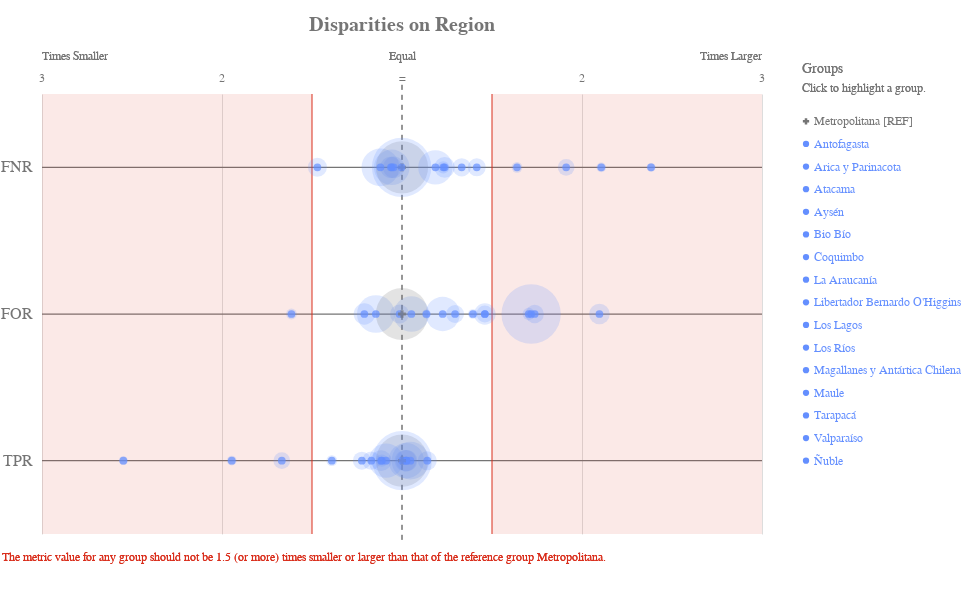

The code cell stored with this chart in its notebook:
### Code cell
ap.disparity(grupo_definido, metrics, 'Region', fairness_threshold = disparity_tolerance)

### Figure 1 — Vega-Lite specification as saved in the notebook (floating-point values rounded to 4 significant figures)
{"config": {"view": {"continuousWidth": 400, "continuousHeight": 300, "strokeWidth": 0}, "axisLeft": {"labelColor": "rgb(117,117,117)", "labelFont": "Arial", "labelFontSize": 16}, "title": {"align": "center", "baseline": "middle", "color": "rgb(117,117,117)", "font": "Arial", "fontSize": 20, "fontWeight": "bold"}}, "layer": [{"data": {"name": "data-f13954335fe7cb3d572699dbbbe0ffdc"}, "mark": {"type": "rule", "stroke": "rgb(117,117,117)", "strokeWidth": 1.25, "tooltip": ""}, "encoding": {"x": {"type": "quantitative", "field": "x", "scale": {"domain": [-2, 2], "range": [40.0, 760.0]}}, "x2": {"field": "x2"}, "y": {"type": "nominal", "axis": {"domain": false, "labelAngle": 0, "labelPadding": -30, "orient": "left", "ticks": false, "title": ""}, "field": "metric", "scale": {"domain": ["FNR", "FOR", "TPR"], "range": [55.0, 495.0]}}}}, {"data": {"name": "data-79dd248bdaa0ea02c535240e8ad022c8"}, "mark": {"type": "rule", "stroke": "rgb(117,117,117)", "strokeDash": [5, 5], "strokeWidth": 1}, "encoding": {"tooltip": {"value": "Metropolitana [REF]"}, "x": {"value": 400.0}, "y": {"value": 45.83}, "y2": {"value": 504.2}}}, {"data": {"name": "data-c233327f4cd9b4c2df31bf8015c83e4a"}, "mark": {"type": "text", "align": "center", "color": "rgb(117,117,117)", "font": "Arial", "fontSize": 12, "fontWeight": "normal", "tooltip": ""}, "encoding": {"text": {"type": "nominal", "field": "label"}, "x": {"type": "quantitative", "field": "value", "scale": {"domain": [-2, 2], "range": [40.0, 760.0]}}, "y": {"value": 38.5}}}, {"layer": [{"mark": {"type": "text", "align": "left", "fill": "rgb(117,117,117)", "font": "Arial", "fontSize": 12, "fontWeight": "normal", "tooltip": ""}, "encoding": {"text": {"value": "Times Smaller"}, "x": {"value": 40.0}, "y": {"value": 16.5}}}, {"mark": {"type": "text", "align": "right", "fill": "rgb(117,117,117)", "font": "Arial", "fontSize": 12, "fontWeight": "normal", "tooltip": ""}, "encoding": {"text": {"value": "Times Larger"}, "x": {"value": 760.0}, "y": {"value": 16.5}}}, {"mark": {"type": "text", "align": "center", "fill": "rgb(117,117,117)", "font": "Arial", "fontSize": 12, "fontWeight": "normal", "tooltip": ""}, "encoding": {"text": {"value": "Equal"}, "x": {"value": 400.0}, "y": {"value": 16.5}}}], "data": {"name": "data-79dd248bdaa0ea02c535240e8ad022c8"}}, {"layer": [{"mark": {"type": "rule", "opacity": 0.8, "stroke": "rgb(217, 46, 28)", "strokeWidth": 1.25, "tooltip": ""}, "encoding": {"x": {"type": "quantitative", "field": "min", "scale": {"domain": [-2, 2], "range": [40.0, 760.0]}}, "y": {"value": 55.0}, "y2": {"value": 495.0}}}, {"mark": {"type": "rule", "opacity": 0.8, "stroke": "rgb(217, 46, 28)", "strokeWidth": 1.25, "tooltip": ""}, "encoding": {"x": {"type": "quantitative", "field": "max", "scale": {"domain": [-2, 2], "range": [40.0, 760.0]}}, "y": {"value": 55.0}, "y2": {"value": 495.0}}}, {"layer": [{"mark": {"type": "rect", "fill": "rgb(217, 46, 28)", "opacity": 0.1, "tooltip": ""}, "encoding": {"x": {"type": "quantitative", "field": "min", "scale": {"domain": [-2, 2], "range": [40.0, 760.0]}}, "x2": {"field": "lower_end"}, "y": {"value": 55.0}, "y2": {"value": 495.0}}}, {"mark": {"type": "rect", "fill": "rgb(217, 46, 28)", "opacity": 0.1, "tooltip": ""}, "encoding": {"x": {"type": "quantitative", "field": "max", "scale": {"domain": [-2, 2], "range": [40.0, 760.0]}}, "x2": {"field": "upper_end"}, "y": {"value": 55.0}, "y2": {"value": 495.0}}}]}, {"data": {"name": "data-79dd248bdaa0ea02c535240e8ad022c8"}, "mark": {"type": "text", "align": "left", "baseline": "top", "fill": "rgb(217, 46, 28)", "font": "Arial", "fontSize": 12, "fontWeight": "normal", "tooltip": ""}, "encoding": {"text": {"value": "The metric value for any group should not be 1.5 (or more) times smaller or larger than that of the reference group Metropolitana."}, "x": {"value": 0}, "y": {"value": 513.3}}}], "data": {"name": "data-11d5890412809b582c0a6b685ba430ea"}}, {"layer": [{"mark": "circle"}, {"data": {"name": "data-11324a99362b8a70fe248b9c83ede53b"}, "mark": {"type": "circle", "opacity": 0.2}, "encoding": {"color": {"condition": {"type": "nominal", "field": "attribute_value", "legend": null, "scale": {"domain": ["Metropolitana", "Antofagasta", "Arica y Parinacota", "Atacama", "Aysén", "Bio Bío", "Coquimbo", "La Araucanía", "Libertador Bernardo O'Higgins", "Los Lagos", "Los Ríos", "Magallanes y Antártica Chilena", "Maule", "Tarapacá", "Valparaíso", "Ñuble"], "range": ["rgb(117,117,117)", "rgb(100, 143, 255)", "rgb(100, 143, 255)", "rgb(100, 143, 255)", "rgb(100, 143, 255)", "rgb(100, 143, 255)", "rgb(100, 143, 255)", "rgb(100, 143, 255)", "rgb(100, 143, 255)", "rgb(100, 143, 255)", "rgb(100, 143, 255)", "rgb(100, 143, 255)", "rgb(100, 143, 255)", "rgb(100, 143, 255)", "rgb(100, 143, 255)", "rgb(100, 143, 255)"]}, "selection": "selector001"}, "value": "rgb(224,224,224)"}, "size": {"type": "quantitative", "field": "group_size", "legend": null, "scale": {"domain": [0, 1603.0], "range": [0, 4224.0]}}, "tooltip": [{"type": "nominal", "field": "attribute_value", "title": "Group"}, {"type": "nominal", "field": "tooltip_group_size", "title": "Group Size"}, {"type": "nominal", "field": "tooltip_disparity_explanation_fnr", "title": "Disparity"}, {"type": "quantitative", "field": "fnr", "format": ".2f", "title": "FNR"}], "x": {"type": "quantitative", "axis": {"domain": false, "labels": false, "ticks": false, "title": null, "values": [1, 2, -2, -1]}, "field": "fnr_disparity_scaled", "scale": {"domain": [-2, 2], "range": [40.0, 760.0]}}, "y": {"type": "nominal", "axis": {"domain": false, "grid": false, "labels": false, "ticks": false, "title": " "}, "field": "metric_variable", "scale": {"domain": ["FNR", "FOR", "TPR"], "range": [55.0, 495.0]}}}, "selection": {"selector003": {"type": "multi", "empty": "all", "fields": ["attribute_value"]}}, "transform": [{"calculate": "'FNR'", "as": "metric_variable"}]}, {"data": {"name": "data-11324a99362b8a70fe248b9c83ede53b"}, "mark": {"type": "circle", "opacity": 0.2}, "encoding": {"color": {"condition": {"type": "nominal", "field": "attribute_value", "legend": null, "scale": {"domain": ["Metropolitana", "Antofagasta", "Arica y Parinacota", "Atacama", "Aysén", "Bio Bío", "Coquimbo", "La Araucanía", "Libertador Bernardo O'Higgins", "Los Lagos", "Los Ríos", "Magallanes y Antártica Chilena", "Maule", "Tarapacá", "Valparaíso", "Ñuble"], "range": ["rgb(117,117,117)", "rgb(100, 143, 255)", "rgb(100, 143, 255)", "rgb(100, 143, 255)", "rgb(100, 143, 255)", "rgb(100, 143, 255)", "rgb(100, 143, 255)", "rgb(100, 143, 255)", "rgb(100, 143, 255)", "rgb(100, 143, 255)", "rgb(100, 143, 255)", "rgb(100, 143, 255)", "rgb(100, 143, 255)", "rgb(100, 143, 255)", "rgb(100, 143, 255)", "rgb(100, 143, 255)"]}, "selection": "selector001"}, "value": "rgb(224,224,224)"}, "size": {"type": "quantitative", "field": "group_size", "legend": null, "scale": {"domain": [0, 1603.0], "range": [0, 4224.0]}}, "tooltip": [{"type": "nominal", "field": "attribute_value", "title": "Group"}, {"type": "nominal", "field": "tooltip_group_size", "title": "Group Size"}, {"type": "nominal", "field": "tooltip_disparity_explanation_for", "title": "Disparity"}, {"type": "quantitative", "field": "for", "format": ".2f", "title": "FOR"}], "x": {"type": "quantitative", "axis": {"domain": false, "labels": false, "ticks": false, "title": null, "values": [1, 2, -2, -1]}, "field": "for_disparity_scaled", "scale": {"domain": [-2, 2], "range": [40.0, 760.0]}}, "y": {"type": "nominal", "axis": {"domain": false, "grid": false, "labels": false, "ticks": false, "title": " "}, "field": "metric_variable", "scale": {"domain": ["FNR", "FOR", "TPR"], "range": [55.0, 495.0]}}}, "selection": {"selector005": {"type": "multi", "empty": "all", "fields": ["attribute_value"]}}, "transform": [{"calculate": "'FOR'", "as": "metric_variable"}]}, {"data": {"name": "data-11324a99362b8a70fe248b9c83ede53b"}, "mark": {"type": "circle", "opacity": 0.2}, "encoding": {"color": {"condition": {"type": "nominal", "field": "attribute_value", "legend": null, "scale": {"domain": ["Metropolitana", "Antofagasta", "Arica y Parinacota", "Atacama", "Aysén", "Bio Bío", "Coquimbo", "La Araucanía", "Libertador Bernardo O'Higgins", "Los Lagos", "Los Ríos", "Magallanes y Antártica Chilena", "Maule", "Tarapacá", "Valparaíso", "Ñuble"], "range": ["rgb(117,117,117)", "rgb(100, 143, 255)", "rgb(100, 143, 255)", "rgb(100, 143, 255)", "rgb(100, 143, 255)", "rgb(100, 143, 255)", "rgb(100, 143, 255)", "rgb(100, 143, 255)", "rgb(100, 143, 255)", "rgb(100, 143, 255)", "rgb(100, 143, 255)", "rgb(100, 143, 255)", "rgb(100, 143, 255)", "rgb(100, 143, 255)", "rgb(100, 143, 255)", "rgb(100, 143, 255)"]}, "selection": "selector001"}, "value": "rgb(224,224,224)"}, "size": {"type": "quantitative", "field": "group_size", "legend": null, "scale": {"domain": [0, 1603.0], "range": [0, 4224.0]}}, "tooltip": [{"type": "nominal", "field": "attribute_value", "title": "Group"}, {"type": "nominal", "field": "tooltip_group_size", "title": "Group Size"}, {"type": "nominal", "field": "tooltip_disparity_explanation_tpr", "title": "Disparity"}, {"type": "quantitative", "field": "tpr", "format": ".2f", "title": "TPR"}], "x": {"type": "quantitative", "axis": {"domain": false, "labels": false, "ticks": false, "title": null, "values": [1, 2, -2, -1]}, "field": "tpr_disparity_scaled", "scale": {"domain": [-2, 2], "range": [40.0, 760.0]}}, "y": {"type": "nominal", "axis": {"domain": false, "grid": false, "labels": false, "ticks": false, "title": " "}, "field": "metric_variable", "scale": {"domain": ["FNR", "FOR", "TPR"], "range": [55.0, 495.0]}}}, "selection": {"selector007": {"type": "multi", "empty": "all", "fields": ["attribute_value"]}}, "transform": [{"calculate": "'TPR'", "as": "metric_variable"}]}, {"layer": [{"mark": "point"}, {"data": {"name": "data-11324a99362b8a70fe248b9c83ede53b"}, "mark": {"type": "point", "filled": true, "size": 60}, "encoding": {"color": {"condition": {"type": "nominal", "field": "attribute_value", "legend": null, "scale": {"domain": ["Metropolitana", "Antofagasta", "Arica y Parinacota", "Atacama", "Aysén", "Bio Bío", "Coquimbo", "La Araucanía", "Libertador Bernardo O'Higgins", "Los Lagos", "Los Ríos", "Magallanes y Antártica Chilena", "Maule", "Tarapacá", "Valparaíso", "Ñuble"], "range": ["rgb(117,117,117)", "rgb(100, 143, 255)", "rgb(100, 143, 255)", "rgb(100, 143, 255)", "rgb(100, 143, 255)", "rgb(100, 143, 255)", "rgb(100, 143, 255)", "rgb(100, 143, 255)", "rgb(100, 143, 255)", "rgb(100, 143, 255)", "rgb(100, 143, 255)", "rgb(100, 143, 255)", "rgb(100, 143, 255)", "rgb(100, 143, 255)", "rgb(100, 143, 255)", "rgb(100, 143, 255)"]}, "selection": "selector001"}, "value": "rgb(224,224,224)"}, "shape": {"type": "nominal", "field": "attribute_value", "legend": null, "scale": {"domain": ["Metropolitana", "Antofagasta", "Arica y Parinacota", "Atacama", "Aysén", "Bio Bío", "Coquimbo", "La Araucanía", "Libertador Bernardo O'Higgins", "Los Lagos", "Los Ríos", "Magallanes y Antártica Chilena", "Maule", "Tarapacá", "Valparaíso", "Ñuble"], "range": ["cross", "circle", "circle", "circle", "circle", "circle", "circle", "circle", "circle", "circle", "circle", "circle", "circle", "circle", "circle", "circle"]}}, "tooltip": [{"type": "nominal", "field": "attribute_value", "title": "Group"}, {"type": "nominal", "field": "tooltip_group_size", "title": "Group Size"}, {"type": "nominal", "field": "tooltip_disparity_explanation_fnr", "title": "Disparity"}, {"type": "quantitative", "field": "fnr", "format": ".2f", "title": "FNR"}], "x": {"type": "quantitative", "axis": {"domain": false, "labels": false, "ticks": false, "title": null, "values": [1, 2, -2, -1]}, "field": "fnr_disparity_scaled", "scale": {"domain": [-2, 2], "range": [40.0, 760.0]}}, "y": {"type": "nominal", "axis": {"domain": false, "grid": false, "labels": false, "ticks": false, "title": " "}, "field": "metric_variable", "scale": {"domain": ["FNR", "FOR", "TPR"], "range": [55.0, 495.0]}}}, "selection": {"selector002": {"type": "multi", "empty": "all", "fields": ["attribute_value"]}}, "transform": [{"calculate": "'FNR'", "as": "metric_variable"}]}, {"data": {"name": "data-11324a99362b8a70fe248b9c83ede53b"}, "mark": {"type": "point", "filled": true, "size": 60}, "encoding": {"color": {"condition": {"type": "nominal", "field": "attribute_value", "legend": null, "scale": {"domain": ["Metropolitana", "Antofagasta", "Arica y Parinacota", "Atacama", "Aysén", "Bio Bío", "Coquimbo", "La Araucanía", "Libertador Bernardo O'Higgins", "Los Lagos", "Los Ríos", "Magallanes y Antártica Chilena", "Maule", "Tarapacá", "Valparaíso", "Ñuble"], "range": ["rgb(117,117,117)", "rgb(100, 143, 255)", "rgb(100, 143, 255)", "rgb(100, 143, 255)", "rgb(100, 143, 255)", "rgb(100, 143, 255)", "rgb(100, 143, 255)", "rgb(100, 143, 255)", "rgb(100, 143, 255)", "rgb(100, 143, 255)", "rgb(100, 143, 255)", "rgb(100, 143, 255)", "rgb(100, 143, 255)", "rgb(100, 143, 255)", "rgb(100, 143, 255)", "rgb(100, 143, 255)"]}, "selection": "selector001"}, "value": "rgb(224,224,224)"}, "shape": {"type": "nominal", "field": "attribute_value", "legend": null, "scale": {"domain": ["Metropolitana", "Antofagasta", "Arica y Parinacota", "Atacama", "Aysén", "Bio Bío", "Coquimbo", "La Araucanía", "Libertador Bernardo O'Higgins", "Los Lagos", "Los Ríos", "Magallanes y Antártica Chilena", "Maule", "Tarapacá", "Valparaíso", "Ñuble"], "range": ["cross", "circle", "circle", "circle", "circle", "circle", "circle", "circle", "circle", "circle", "circle", "circle", "circle", "circle", "circle", "circle"]}}, "tooltip": [{"type": "nominal", "field": "attribute_value", "title": "Group"}, {"type": "nominal", "field": "tooltip_group_size", "title": "Group Size"}, {"type": "nominal", "field": "tooltip_disparity_explanation_for", "title": "Disparity"}, {"type": "quantitative", "field": "for", "format": ".2f", "title": "FOR"}], "x": {"type": "quantitative", "axis": {"domain": false, "labels": false, "ticks": false, "title": null, "values": [1, 2, -2, -1]}, "field": "for_disparity_scaled", "scale": {"domain": [-2, 2], "range": [40.0, 760.0]}}, "y": {"type": "nominal", "axis": {"domain": false, "grid": false, "labels": false, "ticks": false, "title": " "}, "field": "metric_variable", "scale": {"domain": ["FNR", "FOR", "TPR"], "range": [55.0, 495.0]}}}, "selection": {"selector004": {"type": "multi", "empty": "all", "fields": ["attribute_value"]}}, "transform": [{"calculate": "'FOR'", "as": "metric_variable"}]}, {"data": {"name": "data-11324a99362b8a70fe248b9c83ede53b"}, "mark": {"type": "point", "filled": true, "size": 60}, "encoding": {"color": {"condition": {"type": "nominal", "field": "attribute_value", "legend": null, "scale": {"domain": ["Metropolitana", "Antofagasta", "Arica y Parinacota", "Atacama", "Aysén", "Bio Bío", "Coquimbo", "La Araucanía", "Libertador Bernardo O'Higgins", "Los Lagos", "Los Ríos", "Magallanes y Antártica Chilena", "Maule", "Tarapacá", "Valparaíso", "Ñuble"], "range": ["rgb(117,117,117)", "rgb(100, 143, 255)", "rgb(100, 143, 255)", "rgb(100, 143, 255)", "rgb(100, 143, 255)", "rgb(100, 143, 255)", "rgb(100, 143, 255)", "rgb(100, 143, 255)", "rgb(100, 143, 255)", "rgb(100, 143, 255)", "rgb(100, 143, 255)", "rgb(100, 143, 255)", "rgb(100, 143, 255)", "rgb(100, 143, 255)", "rgb(100, 143, 255)", "rgb(100, 143, 255)"]}, "selection": "selector001"}, "value": "rgb(224,224,224)"}, "shape": {"type": "nominal", "field": "attribute_value", "legend": null, "scale": {"domain": ["Metropolitana", "Antofagasta", "Arica y Parinacota", "Atacama", "Aysén", "Bio Bío", "Coquimbo", "La Araucanía", "Libertador Bernardo O'Higgins", "Los Lagos", "Los Ríos", "Magallanes y Antártica Chilena", "Maule", "Tarapacá", "Valparaíso", "Ñuble"], "range": ["cross", "circle", "circle", "circle", "circle", "circle", "circle", "circle", "circle", "circle", "circle", "circle", "circle", "circle", "circle", "circle"]}}, "tooltip": [{"type": "nominal", "field": "attribute_value", "title": "Group"}, {"type": "nominal", "field": "tooltip_group_size", "title": "Group Size"}, {"type": "nominal", "field": "tooltip_disparity_explanation_tpr", "title": "Disparity"}, {"type": "quantitative", "field": "tpr", "format": ".2f", "title": "TPR"}], "x": {"type": "quantitative", "axis": {"domain": false, "labels": false, "ticks": false, "title": null, "values": [1, 2, -2, -1]}, "field": "tpr_disparity_scaled", "scale": {"domain": [-2, 2], "range": [40.0, 760.0]}}, "y": {"type": "nominal", "axis": {"domain": false, "grid": false, "labels": false, "ticks": false, "title": " "}, "field": "metric_variable", "scale": {"domain": ["FNR", "FOR", "TPR"], "range": [55.0, 495.0]}}}, "selection": {"selector006": {"type": "multi", "empty": "all", "fields": ["attribute_value"]}}, "transform": [{"calculate": "'TPR'", "as": "metric_variable"}]}]}]}, {"layer": [{"mark": {"type": "point", "filled": true, "opacity": 1, "size": 39.48}, "encoding": {"color": {"condition": {"type": "nominal", "field": "attribute_value", "legend": null, "scale": {"domain": ["Metropolitana", "Antofagasta", "Arica y Parinacota", "Atacama", "Aysén", "Bio Bío", "Coquimbo", "La Araucanía", "Libertador Bernardo O'Higgins", "Los Lagos", "Los Ríos", "Magallanes y Antártica Chilena", "Maule", "Tarapacá", "Valparaíso", "Ñuble"], "range": ["rgb(117,117,117)", "rgb(100, 143, 255)", "rgb(100, 143, 255)", "rgb(100, 143, 255)", "rgb(100, 143, 255)", "rgb(100, 143, 255)", "rgb(100, 143, 255)", "rgb(100, 143, 255)", "rgb(100, 143, 255)", "rgb(100, 143, 255)", "rgb(100, 143, 255)", "rgb(100, 143, 255)", "rgb(100, 143, 255)", "rgb(100, 143, 255)", "rgb(100, 143, 255)", "rgb(100, 143, 255)"]}, "selection": "selector001"}, "value": "rgb(224,224,224)"}, "shape": {"type": "nominal", "field": "attribute_value", "legend": null, "scale": {"domain": ["Metropolitana", "Antofagasta", "Arica y Parinacota", "Atacama", "Aysén", "Bio Bío", "Coquimbo", "La Araucanía", "Libertador Bernardo O'Higgins", "Los Lagos", "Los Ríos", "Magallanes y Antártica Chilena", "Maule", "Tarapacá", "Valparaíso", "Ñuble"], "range": ["cross", "circle", "circle", "circle", "circle", "circle", "circle", "circle", "circle", "circle", "circle", "circle", "circle", "circle", "circle", "circle"]}}, "x": {"value": 804}, "y": {"type": "nominal", "axis": {"domain": false, "grid": false, "labels": false, "ticks": false, "title": " "}, "field": "attribute_value", "scale": {"domain": ["Metropolitana", "Antofagasta", "Arica y Parinacota", "Atacama", "Aysén", "Bio Bío", "Coquimbo", "La Araucanía", "Libertador Bernardo O'Higgins", "Los Lagos", "Los Ríos", "Magallanes y Antártica Chilena", "Maule", "Tarapacá", "Valparaíso", "Ñuble"], "range": [71, 433]}}}, "selection": {"selector001": {"type": "multi", "empty": "all", "fields": ["attribute_value"]}}}, {"mark": {"type": "text", "align": "left", "baseline": "middle", "font": "Arial", "fontSize": 12, "fontWeight": "normal"}, "encoding": {"color": {"condition": {"type": "nominal", "field": "attribute_value", "legend": null, "scale": {"domain": ["Metropolitana", "Antofagasta", "Arica y Parinacota", "Atacama", "Aysén", "Bio Bío", "Coquimbo", "La Araucanía", "Libertador Bernardo O'Higgins", "Los Lagos", "Los Ríos", "Magallanes y Antártica Chilena", "Maule", "Tarapacá", "Valparaíso", "Ñuble"], "range": ["rgb(117,117,117)", "rgb(100, 143, 255)", "rgb(100, 143, 255)", "rgb(100, 143, 255)", "rgb(100, 143, 255)", "rgb(100, 143, 255)", "rgb(100, 143, 255)", "rgb(100, 143, 255)", "rgb(100, 143, 255)", "rgb(100, 143, 255)", "rgb(100, 143, 255)", "rgb(100, 143, 255)", "rgb(100, 143, 255)", "rgb(100, 143, 255)", "rgb(100, 143, 255)", "rgb(100, 143, 255)"]}, "selection": "selector001"}, "value": "rgb(224,224,224)"}, "text": {"type": "nominal", "field": "label"}, "x": {"value": 812}, "y": {"type": "nominal", "axis": {"domain": false, "grid": false, "labels": false, "ticks": false, "title": " "}, "field": "attribute_value", "scale": {"domain": ["Metropolitana", "Antofagasta", "Arica y Parinacota", "Atacama", "Aysén", "Bio Bío", "Coquimbo", "La Araucanía", "Libertador Bernardo O'Higgins", "Los Lagos", "Los Ríos", "Magallanes y Antártica Chilena", "Maule", "Tarapacá", "Valparaíso", "Ñuble"], "range": [71, 433]}}}, "selection": {"selector008": {"type": "multi", "empty": "all", "fields": ["attribute_value"]}}}, {"data": {"name": "data-79dd248bdaa0ea02c535240e8ad022c8"}, "mark": {"type": "text", "align": "left", "baseline": "middle", "color": "rgb(117,117,117)", "font": "Arial", "fontSize": 12, "fontWeight": "normal"}, "encoding": {"text": {"value": "Click to highlight a group."}, "x": {"value": 800}, "y": {"value": 49}}}, {"data": {"name": "data-79dd248bdaa0ea02c535240e8ad022c8"}, "mark": {"type": "text", "align": "left", "baseline": "middle", "color": "rgb(117,117,117)", "font": "Arial", "fontSize": 14, "fontWeight": "normal"}, "encoding": {"text": {"value": "Groups"}, "x": {"value": 800}, "y": {"value": 30}}}], "data": {"name": "data-7ebefffb3323e64a7ab0617c614ff136"}}], "height": 550, "padding": {"top": 15, "bottom": 10}, "resolve": {"scale": {"size": "independent", "y": "independent"}}, "title": "Disparities on Region", "width": 800, "$schema": "https://vega.github.io/schema/vega-lite/v4.8.1.json", "datasets": {"data-f13954335fe7cb3d572699dbbbe0ffdc": [{"metric": "FNR", "x": -2, "x2": 2}, {"metric": "FOR", "x": -2, "x2": 2}, {"metric": "TPR", "x": -2, "x2": 2}], "data-79dd248bdaa0ea02c535240e8ad022c8": [{"a": 1, "b": 0}, {"a": 1, "b": 0}], "data-c233327f4cd9b4c2df31bf8015c83e4a": [{"value": 1, "label": 2}, {"value": 2, "label": 3}, {"value": -2, "label": 3}, {"value": -1, "label": 2}, {"value": 0, "label": "="}], "data-11d5890412809b582c0a6b685ba430ea": [{"min": -0.5, "max": 0.5, "lower_end": -2, "upper_end": 2}], "data-11324a99362b8a70fe248b9c83ede53b": [{"attribute_name": "Region", "attribute_value": "Antofagasta", "group_size": 479, "total_entities": 5007, "fnr": 0.2887, "for": 0.3088, "tpr": 0.7113, "fnr_disparity": 0.9462, "for_disparity": 1.052, "tpr_disparity": 1.024, "fnr_disparity_scaled": -0.0569, "for_disparity_scaled": 0.05229, "tpr_disparity_scaled": 0.02364, "tooltip_group_size": "479 (9.57%)", "tooltip_disparity_explanation_fnr": "1.06 times smaller FNR than the reference group", "tooltip_disparity_explanation_for": "1.05 times larger FOR than the reference group", "tooltip_disparity_explanation_tpr": "1.02 times larger TPR than the reference group"}, {"attribute_name": "Region", "attribute_value": "Arica y Parinacota", "group_size": 539, "total_entities": 5007, "fnr": 0.2724, "for": 0.2562, "tpr": 0.7276, "fnr_disparity": 0.8929, "for_disparity": 0.8731, "tpr_disparity": 1.047, "fnr_disparity_scaled": -0.1199, "for_disparity_scaled": -0.1453, "tpr_disparity_scaled": 0.047, "tooltip_group_size": "539 (10.76%)", "tooltip_disparity_explanation_fnr": "1.12 times smaller FNR than the reference group", "tooltip_disparity_explanation_for": "1.15 times smaller FOR than the reference group", "tooltip_disparity_explanation_tpr": "1.05 times larger TPR than the reference group"}, {"attribute_name": "Region", "attribute_value": "Atacama", "group_size": 173, "total_entities": 5007, "fnr": 0.2874, "for": 0.2427, "tpr": 0.7126, "fnr_disparity": 0.9419, "for_disparity": 0.827, "tpr_disparity": 1.026, "fnr_disparity_scaled": -0.06169, "for_disparity_scaled": -0.2091, "tpr_disparity_scaled": 0.02551, "tooltip_group_size": "173 (3.46%)", "tooltip_disparity_explanation_fnr": "1.06 times smaller FNR than the reference group", "tooltip_disparity_explanation_for": "1.21 times smaller FOR than the reference group", "tooltip_disparity_explanation_tpr": "1.03 times larger TPR than the reference group"}, {"attribute_name": "Region", "attribute_value": "Aysén", "group_size": 36, "total_entities": 5007, "fnr": 0.6429, "for": 0.4091, "tpr": 0.3571, "fnr_disparity": 2.107, "for_disparity": 1.394, "tpr_disparity": 0.5139, "fnr_disparity_scaled": 1.107, "for_disparity_scaled": 0.3939, "tpr_disparity_scaled": -0.9458, "tooltip_group_size": "36 (0.72%)", "tooltip_disparity_explanation_fnr": "2.11 times larger FNR than the reference group", "tooltip_disparity_explanation_for": "1.39 times larger FOR than the reference group", "tooltip_disparity_explanation_tpr": "1.95 times smaller TPR than the reference group"}, {"attribute_name": "Region", "attribute_value": "Bio Bío", "group_size": 176, "total_entities": 5007, "fnr": 0.2917, "for": 0.4286, "tpr": 0.7083, "fnr_disparity": 0.956, "for_disparity": 1.46, "tpr_disparity": 1.019, "fnr_disparity_scaled": -0.046, "for_disparity_scaled": 0.4603, "tpr_disparity_scaled": 0.01931, "tooltip_group_size": "176 (3.52%)", "tooltip_disparity_explanation_fnr": "1.05 times smaller FNR than the reference group", "tooltip_disparity_explanation_for": "1.46 times larger FOR than the reference group", "tooltip_disparity_explanation_tpr": "1.02 times larger TPR than the reference group"}, {"attribute_name": "Region", "attribute_value": "Coquimbo", "group_size": 162, "total_entities": 5007, "fnr": 0.3774, "for": 0.6154, "tpr": 0.6226, "fnr_disparity": 1.237, "for_disparity": 2.097, "tpr_disparity": 0.896, "fnr_disparity_scaled": 0.2369, "for_disparity_scaled": 1.097, "tpr_disparity_scaled": -0.1161, "tooltip_group_size": "162 (3.24%)", "tooltip_disparity_explanation_fnr": "1.24 times larger FNR than the reference group", "tooltip_disparity_explanation_for": "2.10 times larger FOR than the reference group", "tooltip_disparity_explanation_tpr": "1.12 times smaller TPR than the reference group"}, {"attribute_name": "Region", "attribute_value": "La Araucanía", "group_size": 107, "total_entities": 5007, "fnr": 0.5833, "for": 0.4286, "tpr": 0.4167, "fnr_disparity": 1.912, "for_disparity": 1.46, "tpr_disparity": 0.5996, "fnr_disparity_scaled": 0.912, "for_disparity_scaled": 0.4603, "tpr_disparity_scaled": -0.6678, "tooltip_group_size": "107 (2.14%)", "tooltip_disparity_explanation_fnr": "1.91 times larger FNR than the reference group", "tooltip_disparity_explanation_for": "1.46 times larger FOR than the reference group", "tooltip_disparity_explanation_tpr": "1.67 times smaller TPR than the reference group"}, {"attribute_name": "Region", "attribute_value": "Libertador Bernardo O'Higgins", "group_size": 137, "total_entities": 5007, "fnr": 0.2075, "for": 0.2895, "tpr": 0.7925, "fnr_disparity": 0.6803, "for_disparity": 0.9864, "tpr_disparity": 1.14, "fnr_disparity_scaled": -0.47, "for_disparity_scaled": -0.01383, "tpr_disparity_scaled": 0.1404, "tooltip_group_size": "137 (2.74%)", "tooltip_disparity_explanation_fnr": "1.47 times smaller FNR than the reference group", "tooltip_disparity_explanation_for": "1.01 times smaller FOR than the reference group", "tooltip_disparity_explanation_tpr": "1.14 times larger TPR than the reference group"}, {"attribute_name": "Region", "attribute_value": "Los Lagos", "group_size": 122, "total_entities": 5007, "fnr": 0.4318, "for": 0.38, "tpr": 0.5682, "fnr_disparity": 1.415, "for_disparity": 1.295, "tpr_disparity": 0.8176, "fnr_disparity_scaled": 0.4154, "for_disparity_scaled": 0.2948, "tpr_disparity_scaled": -0.2231, "tooltip_group_size": "122 (2.44%)", "tooltip_disparity_explanation_fnr": "1.42 times larger FNR than the reference group", "tooltip_disparity_explanation_for": "1.29 times larger FOR than the reference group", "tooltip_disparity_explanation_tpr": "1.22 times smaller TPR than the reference group"}, {"attribute_name": "Region", "attribute_value": "Los Ríos", "group_size": 44, "total_entities": 5007, "fnr": 0.5, "for": 0.1818, "tpr": 0.5, "fnr_disparity": 1.639, "for_disparity": 0.6195, "tpr_disparity": 0.7195, "fnr_disparity_scaled": 0.6389, "for_disparity_scaled": -0.6141, "tpr_disparity_scaled": -0.3898, "tooltip_group_size": "44 (0.88%)", "tooltip_disparity_explanation_fnr": "1.64 times larger FNR than the reference group", "tooltip_disparity_explanation_for": "1.61 times smaller FOR than the reference group", "tooltip_disparity_explanation_tpr": "1.39 times smaller TPR than the reference group"}, {"attribute_name": "Region", "attribute_value": "Magallanes y Antártica Chilena", "group_size": 30, "total_entities": 5007, "fnr": 0.7273, "for": 0.3333, "tpr": 0.2727, "fnr_disparity": 2.384, "for_disparity": 1.136, "tpr_disparity": 0.3925, "fnr_disparity_scaled": 1.384, "for_disparity_scaled": 0.1358, "tpr_disparity_scaled": -1.548, "tooltip_group_size": "30 (0.60%)", "tooltip_disparity_explanation_fnr": "2.38 times larger FNR than the reference group", "tooltip_disparity_explanation_for": "1.14 times larger FOR than the reference group", "tooltip_disparity_explanation_tpr": "2.55 times smaller TPR than the reference group"}, {"attribute_name": "Region", "attribute_value": "Maule", "group_size": 127, "total_entities": 5007, "fnr": 0.4062, "for": 0.5098, "tpr": 0.5938, "fnr_disparity": 1.332, "for_disparity": 1.737, "tpr_disparity": 0.8544, "fnr_disparity_scaled": 0.3316, "for_disparity_scaled": 0.7371, "tpr_disparity_scaled": -0.1704, "tooltip_group_size": "127 (2.54%)", "tooltip_disparity_explanation_fnr": "1.33 times larger FNR than the reference group", "tooltip_disparity_explanation_for": "1.74 times larger FOR than the reference group", "tooltip_disparity_explanation_tpr": "1.17 times smaller TPR than the reference group"}, {"attribute_name": "Region", "attribute_value": "Metropolitana", "group_size": 1034, "total_entities": 5007, "fnr": 0.3051, "for": 0.2935, "tpr": 0.6949, "fnr_disparity": 1.0, "for_disparity": 1.0, "tpr_disparity": 1.0, "fnr_disparity_scaled": 0.0, "for_disparity_scaled": 0.0, "tpr_disparity_scaled": 0.0, "tooltip_group_size": "1,034 (20.65%)", "tooltip_disparity_explanation_fnr": "Reference group", "tooltip_disparity_explanation_for": "Reference group", "tooltip_disparity_explanation_tpr": "Reference group"}, {"attribute_name": "Region", "attribute_value": "Tarapacá", "group_size": 1336, "total_entities": 5007, "fnr": 0.3045, "for": 0.504, "tpr": 0.6955, "fnr_disparity": 0.998, "for_disparity": 1.717, "tpr_disparity": 1.001, "fnr_disparity_scaled": -0.002004, "for_disparity_scaled": 0.7174, "tpr_disparity_scaled": 0.0008779, "tooltip_group_size": "1,336 (26.68%)", "tooltip_disparity_explanation_fnr": "1.00 times smaller FNR than the reference group", "tooltip_disparity_explanation_for": "1.72 times larger FOR than the reference group", "tooltip_disparity_explanation_tpr": "1.00 times larger TPR than the reference group"}, {"attribute_name": "Region", "attribute_value": "Valparaíso", "group_size": 448, "total_entities": 5007, "fnr": 0.3617, "for": 0.3598, "tpr": 0.6383, "fnr_disparity": 1.186, "for_disparity": 1.226, "tpr_disparity": 0.9185, "fnr_disparity_scaled": 0.1856, "for_disparity_scaled": 0.2259, "tpr_disparity_scaled": -0.0887, "tooltip_group_size": "448 (8.95%)", "tooltip_disparity_explanation_fnr": "1.19 times larger FNR than the reference group", "tooltip_disparity_explanation_for": "1.23 times larger FOR than the reference group", "tooltip_disparity_explanation_tpr": "1.09 times smaller TPR than the reference group"}, {"attribute_name": "Region", "attribute_value": "Ñuble", "group_size": 57, "total_entities": 5007, "fnr": 0.375, "for": 0.5, "tpr": 0.625, "fnr_disparity": 1.229, "for_disparity": 1.704, "tpr_disparity": 0.8994, "fnr_disparity_scaled": 0.2292, "for_disparity_scaled": 0.7037, "tpr_disparity_scaled": -0.1119, "tooltip_group_size": "57 (1.14%)", "tooltip_disparity_explanation_fnr": "1.23 times larger FNR than the reference group", "tooltip_disparity_explanation_for": "1.70 times larger FOR than the reference group", "tooltip_disparity_explanation_tpr": "1.11 times smaller TPR than the reference group"}], "data-7ebefffb3323e64a7ab0617c614ff136": [{"attribute_value": "Metropolitana", "label": "Metropolitana [REF]"}, {"attribute_value": "Antofagasta", "label": "Antofagasta"}, {"attribute_value": "Arica y Parinacota", "label": "Arica y Parinacota"}, {"attribute_value": "Atacama", "label": "Atacama"}, {"attribute_value": "Aysén", "label": "Aysén"}, {"attribute_value": "Bio Bío", "label": "Bio Bío"}, {"attribute_value": "Coquimbo", "label": "Coquimbo"}, {"attribute_value": "La Araucanía", "label": "La Araucanía"}, {"attribute_value": "Libertador Bernardo O'Higgins", "label": "Libertador Bernardo O'Higgins"}, {"attribute_value": "Los Lagos", "label": "Los Lagos"}, {"attribute_value": "Los Ríos", "label": "Los Ríos"}, {"attribute_value": "Magallanes y Antártica Chilena", "label": "Magallanes y Antártica Chilena"}, {"attribute_value": "Maule", "label": "Maule"}, {"attribute_value": "Tarapacá", "label": "Tarapacá"}, {"attribute_value": "Valparaíso", "label": "Valparaíso"}, {"attribute_value": "Ñuble", "label": "Ñuble"}]}}
